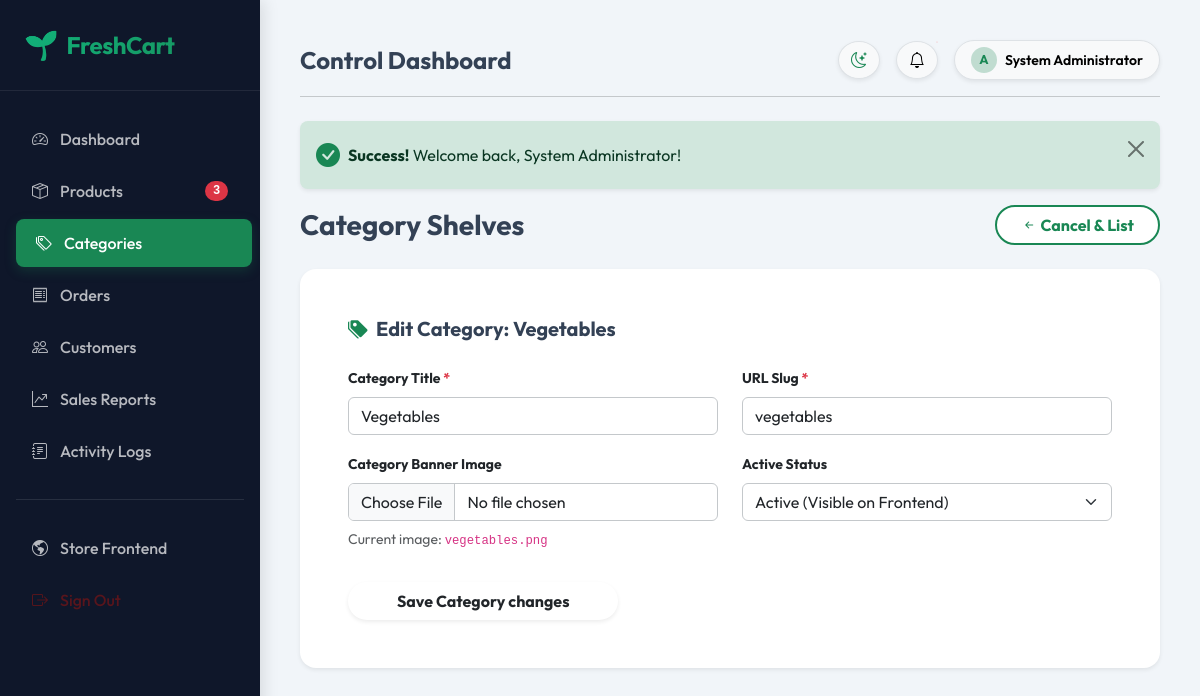
The page /admin/categories.php?action=edit&id=2 (signed in) on the database its author committed.
### tables this page shows
CREATE TABLE `users` (
    `id` INT AUTO_INCREMENT PRIMARY KEY,
    `name` VARCHAR(100) NOT NULL,
    `email` VARCHAR(150) NOT NULL UNIQUE,
    `password` VARCHAR(255) NOT NULL,
    `role` ENUM('customer', 'admin') DEFAULT 'customer',
    `phone` VARCHAR(20) DEFAULT NULL,
    `address` TEXT DEFAULT NULL,
    `city` VARCHAR(100) DEFAULT NULL,
    `status` ENUM('active', 'inactive', 'blocked') DEFAULT 'active',
    `verification_token` VARCHAR(255) DEFAULT NULL,
    `email_verified` TINYINT(1) DEFAULT 0,
    `remember_token` VARCHAR(255) DEFAULT NULL,
    `created_at` TIMESTAMP DEFAULT CURRENT_TIMESTAMP,
    `updated_at` TIMESTAMP DEFAULT CURRENT_TIMESTAMP ON UPDATE CURRENT_TIMESTAMP,
    INDEX `idx_email` (`email`),
    INDEX `idx_role` (`role`)
);

CREATE TABLE `categories` (
    `id` INT AUTO_INCREMENT PRIMARY KEY,
    `name` VARCHAR(100) NOT NULL,
    `slug` VARCHAR(120) NOT NULL UNIQUE,
    `image` VARCHAR(255) DEFAULT NULL,
    `status` ENUM('active', 'inactive') DEFAULT 'active',
    `created_at` TIMESTAMP DEFAULT CURRENT_TIMESTAMP,
    INDEX `idx_slug` (`slug`)
);

### includes/functions.php (called while the page is built, shortened)
<?php
function sanitize($data) {
    return htmlspecialchars(trim($data), ENT_QUOTES, 'UTF-8');
}
function is_logged_in() {
    return isset($_SESSION['user_id']) && isset($_SESSION['user_role']);
}
function get_logged_in_user($pdo) {
    $stmt = $pdo->prepare("SELECT * FROM users WHERE id = ?");
    $stmt->execute([$_SESSION['user_id']]);
    return $stmt->fetch();
}

### admin/categories.php (the view, shortened to what this page needs)
<?php
require_once __DIR__ . '/../includes/admin_header.php';
$action = isset($_GET['action']) ? sanitize($_GET['action']) : 'list';
$cat_id = isset($_GET['id']) && is_numeric($_GET['id']) ? (int)$_GET['id'] : 0;
$edit_cat = null;
if ($action === 'edit' && $cat_id > 0) {
    $stmt = $pdo->prepare("SELECT * FROM categories WHERE id = ?");
    $stmt->execute([$cat_id]);
    $edit_cat = $stmt->fetch();
}
?>
<div class="d-flex justify-content-between align-items-center mb-4">
    <h3 class="fw-bold mb-0 text-dark" style="color: var(--admin-text-main) !important;">Category Shelves</h3>
    <?php if ($action === 'list'): ?>
        <a href="categories.php?action=create" class="btn btn-primary-gradient px-4 rounded-pill fw-bold"><i class="bi bi-plus-circle-fill me-1"></i> Add Category</a>
    <?php else: ?>
        <a href="categories.php" class="btn btn-outline-success px-4 rounded-pill fw-bold border-2 bg-white"><i class="bi bi-arrow-left-short"></i> Cancel & List</a>
    <?php endif; ?>
</div>
<?php if ($action === 'create' || $action === 'edit'):
    $form_title = ($action === 'edit') ? "Edit Category: " . sanitize($edit_cat['name']) : "Create New Category";
    $val_name = ($action === 'edit') ? $edit_cat['name'] : '';
    $val_slug = ($action === 'edit') ? $edit_cat['slug'] : '';
    $val_status = ($action === 'edit') ? $edit_cat['status'] : 'active';
?>
    <div class="card border-0 shadow-sm rounded-4 admin-glass-card p-4 p-md-5 max-w-700">
        <h5 class="fw-bold mb-4 text-dark" style="color: var(--admin-text-main) !important;"><i class="bi bi-tags-fill text-success me-2"></i><?php echo $form_title; ?></h5>
        <form action="categories.php?id=<?php echo $cat_id; ?>" method="POST" enctype="multipart/form-data">
            <div class="row">
                <div class="col-md-6 mb-3">
                    <label for="catName" class="form-label small fw-bold">Category Title <span class="text-danger">*</span></label>
                    <input type="text" id="catName" name="name" class="form-control py-2.5 border-secondary-subtle" value="<?php echo sanitize($val_name); ?>" required placeholder="e.g. Dairy & Eggs" onkeyup="generateCatSlug(this.value)">
                </div>
                <div class="col-md-6 mb-3">
                    <label for="catSlug" class="form-label small fw-bold">URL Slug <span class="text-danger">*</span></label>
                    <input type="text" id="catSlug" name="slug" class="form-control py-2.5 border-secondary-subtle" value="<?php echo sanitize($val_slug); ?>" required placeholder="e.g. dairy-eggs">
                </div>
            </div>
            <div class="row">
                <div class="col-md-6 mb-3">
                    <label for="catImage" class="form-label small fw-bold">Category Banner Image</label>
                    <input type="file" id="catImage" name="image" class="form-control border-secondary-subtle">
                    <?php if ($action === 'edit' && $edit_cat['image']): ?>
                        <div class="mt-2 small text-muted">
                            Current image: <code><?php echo sanitize($edit_cat['image']); ?></code>
                        </div>
                    <?php endif; ?>
                </div>
                <div class="col-md-6 mb-3">
                    <label for="catStatus" class="form-label small fw-bold">Active Status</label>
                    <select id="catStatus" name="status" class="form-select py-2.5 border-secondary-subtle">
                        <option value="active" <?php echo $val_status === 'active' ? 'selected' : ''; ?>>Active (Visible on Frontend)</option>
                    </select>
                </div>
            </div>
            <button type="submit" class="btn btn-primary-gradient px-5 py-2.5 rounded-pill shadow-sm fw-bold mt-3">Save Category changes</button>
        </form>
    </div>
<?php endif; ?>
<?php require_once __DIR__ . '/../includes/admin_footer.php'; ?>

### includes/admin_header.php (shortened to what this page needs)
<?php
require_once __DIR__ . '/config.php';
require_once __DIR__ . '/functions.php';
$admin_user = get_logged_in_user($pdo);
$stmt_stock_alert = $pdo->query("SELECT COUNT(*) FROM products WHERE stock <= 15 AND status = 'active'");
$low_stock_count = (int)$stmt_stock_alert->fetchColumn();
$current_page = basename($_SERVER['PHP_SELF']);
?>
<!DOCTYPE html>
<html lang="en" data-theme="light">
<head>
    <link href="https://cdn.jsdelivr.net/npm/bootstrap@5.3.0/dist/css/bootstrap.min.css" rel="stylesheet">
    <link href="https://cdn.jsdelivr.net/npm/bootstrap-icons@1.10.5/font/bootstrap-icons.css" rel="stylesheet">
    <link href="<?php echo BASE_URL; ?>/assets/css/admin.css" rel="stylesheet">
</head>
<body>
<div class="admin-sidebar" id="adminSidebar">
    <div class="p-4 d-flex align-items-center gap-2 admin-sidebar-brand">
        <span class="fs-3">🌱</span>
        <span class="fs-4 fw-bold">FreshCart</span>
    </div>
    <div class="mt-4">
        <a href="<?php echo BASE_URL; ?>/admin/index.php" class="admin-nav-link <?php echo $current_page === 'index.php' ? 'active' : ''; ?>">
            <i class="bi bi-speedometer2"></i>
            <span>Dashboard</span>
        </a>
        <a href="<?php echo BASE_URL; ?>/admin/products.php" class="admin-nav-link <?php echo $current_page === 'products.php' ? 'active' : ''; ?>">
            <i class="bi bi-box-seam"></i>
            <span>Products</span>
            <?php if ($low_stock_count > 0): ?>
                <span class="badge bg-danger ms-auto rounded-pill font-monospace" style="font-size:0.75rem;"><?php echo $low_stock_count; ?></span>
            <?php endif; ?>
        </a>
        <a href="<?php echo BASE_URL; ?>/admin/categories.php" class="admin-nav-link <?php echo $current_page === 'categories.php' ? 'active' : ''; ?>">
            <i class="bi bi-tags"></i>
            <span>Categories</span>
        </a>
        <a href="<?php echo BASE_URL; ?>/admin/orders.php" class="admin-nav-link <?php echo $current_page === 'orders.php' ? 'active' : ''; ?>">
            <i class="bi bi-receipt"></i>
            <span>Orders</span>
        </a>
        <a href="<?php echo BASE_URL; ?>/admin/customers.php" class="admin-nav-link <?php echo $current_page === 'customers.php' ? 'active' : ''; ?>">
            <i class="bi bi-people"></i>
            <span>Customers</span>
        </a>
        <a href="<?php echo BASE_URL; ?>/admin/reports.php" class="admin-nav-link <?php echo $current_page === 'reports.php' ? 'active' : ''; ?>">
            <i class="bi bi-graph-up-arrow"></i>
            <span>Sales Reports</span>
        </a>
        <a href="<?php echo BASE_URL; ?>/admin/logs.php" class="admin-nav-link <?php echo $current_page === 'logs.php' ? 'active' : ''; ?>">
            <i class="bi bi-journal-text"></i>
            <span>Activity Logs</span>
        </a>
        <hr class="mx-3 my-4 rgba-white" style="opacity: 0.1;">
        <a href="<?php echo BASE_URL; ?>/customer/index.php" class="admin-nav-link" target="_blank">
            <i class="bi bi-globe-americas"></i>
            <span>Store Frontend</span>
        </a>
        <a href="<?php echo BASE_URL; ?>/admin/logout.php" class="admin-nav-link text-danger-emphasis">
            <i class="bi bi-box-arrow-right"></i>
            <span>Sign Out</span>
        </a>
    </div>
</div>
<div class="admin-workspace">
    <header class="d-flex justify-content-between align-items-center mb-4 pb-3 border-bottom border-secondary-subtle">
        <div class="d-flex align-items-center gap-3">
            <h4 class="fw-bold mb-0 text-dark" style="color: var(--admin-text-main) !important;">Control Dashboard</h4>
        </div>
        <div class="d-flex align-items-center gap-3">
            <button class="btn btn-light shadow-sm rounded-circle border" id="adminThemeToggle" title="Toggle Light/Dark Theme">
                <i class="bi bi-moon-stars" id="adminThemeToggleIcon"></i>
            </button>
            <div class="dropdown">
                <button class="btn btn-light shadow-sm rounded-circle border position-relative" type="button" data-bs-toggle="dropdown" aria-expanded="false">
                    <i class="bi bi-bell"></i>
                    <?php if ($low_stock_count > 0): ?>
                        <span class="position-absolute top-0 start-100 translate-middle p-1.5 bg-danger border border-light rounded-circle"></span>
                    <?php endif; ?>
                </button>
            </div>
            <div class="dropdown">
                <button class="btn btn-light shadow-sm rounded-pill border px-3 py-1.5 d-flex align-items-center gap-2" type="button" data-bs-toggle="dropdown" aria-expanded="false">
                    <div class="rounded-circle bg-success bg-opacity-25 text-success d-flex align-items-center justify-content-center" style="width:26px; height:26px; font-weight:bold; font-size:0.8rem;">A</div>
                    <span class="fw-semibold small d-none d-sm-inline"><?php echo sanitize($admin_user['name']); ?></span>
                </button>
            </div>
        </div>
    </header>
    <div class="container-fluid p-0">
        <?php if (isset($_SESSION['flash_success'])): ?>
            <div class="alert alert-success alert-dismissible fade show border-0 shadow-sm rounded-3 py-3" role="alert">
                <div class="d-flex align-items-center gap-2">
                    <i class="bi bi-check-circle-fill text-success fs-4"></i>
                    <div>
                        <strong>Success!</strong> <?php echo $_SESSION['flash_success']; unset($_SESSION['flash_success']); ?>
                    </div>
                </div>
                <button type="button" class="btn-close" data-bs-dismiss="alert" aria-label="Close"></button>
            </div>
        <?php endif; ?>
    </div>

### assets/css/admin.css (style rules this page uses)
:root { --admin-sidebar-bg: #0f172a; --admin-sidebar-hover: #1e293b; --admin-primary: #198754; --admin-light-bg: #f1f5f9; --admin-card-bg: #ffffff; --admin-text-main: #334155; --admin-text-muted: #64748b; --admin-border: #e2e8f0; }
body { font-family: 'Outfit', sans-serif; background-color: var(--admin-light-bg); color: var(--admin-text-main); transition: background-color 0.3s ease; overflow-x: hidden; }
.admin-sidebar { background-color: var(--admin-sidebar-bg); color: #ffffff; min-height: 100vh; width: 260px; position: fixed; top: 0; left: 0; z-index: 1000; transition: all 0.3s ease; box-shadow: 4px 0 15px rgba(0, 0, 0, 0.1); }
.admin-sidebar-brand { font-weight: 800; font-size: 1.4rem; letter-spacing: -0.5px; background: linear-gradient(135deg, #10b981 0%, #198754 100%); -webkit-background-clip: text; -webkit-text-fill-color: transparent; border-bottom: 1px solid rgba(255, 255, 255, 0.08); }
.admin-nav-link { color: rgba(255, 255, 255, 0.7); text-decoration: none; font-weight: 500; padding: 12px 20px; border-radius: 8px; display: flex; align-items: center; gap: 12px; transition: all 0.2s ease; margin: 4px 12px; }
.admin-nav-link:hover, .admin-nav-link.active { background-color: var(--admin-sidebar-hover); color: #ffffff; transform: translateX(4px); }
.admin-nav-link.active { background-color: var(--admin-primary); box-shadow: 0 4px 12px rgba(25, 135, 84, 0.25); }
.admin-workspace { margin-left: 260px; padding: 40px; min-height: 100vh; transition: all 0.3s ease; }
.admin-glass-card { background-color: var(--admin-card-bg); border: 1px solid var(--admin-border); border-radius: 16px; box-shadow: 0 4px 6px -1px rgba(0,0,0,0.05); }

### rows shown on the page
users: name "System Administrator"
categories: name "Edit Category: Vegetables", name "Vegetables", slug "vegetables", image "vegetables.png", status "Active (Visible on Frontend)"

### other values the page prints
$low_stock_count "3"
$_SESSION['flash_success'] "Welcome back, System Administrator!"
